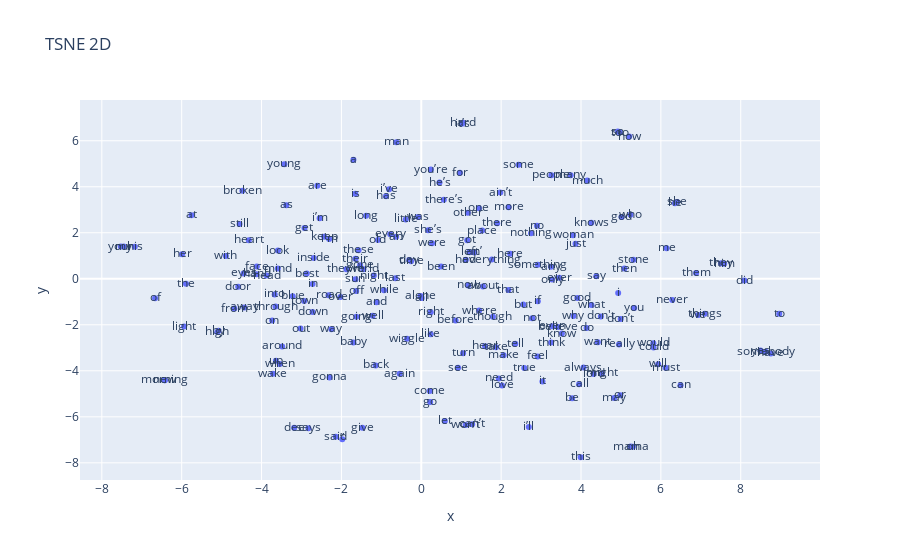

Notebook cell for this chart:
### Code cell
vecs2, labels2 = reduce_dimensions(w2v_model, num_dimensions=2, max_words=200)
fig2 = px.scatter(x=vecs2[:, 0], y=vecs2[:, 1], text=labels2, title="TSNE 2D")
fig2.update_traces(marker_size=6)
fig2.show()

### Figure 1 — Plotly figure (JSON) as saved in the notebook; plotly's stock layout.template omitted (floating-point values rounded to 4 significant figures; data arrays with more than 128 entries replaced by an {"elided": "..."} marker saying what was removed)
{"data": [{"hovertemplate": "x=%{x}<br>y=%{y}<br>text=%{text}<extra></extra>", "legendgroup": "", "marker": {"color": "#636efa", "size": 6, "symbol": "circle"}, "mode": "markers+text", "name": "", "orientation": "v", "showlegend": false, "text": {"elided": "200 str values"}, "type": "scatter", "x": {"elided": "200 float values"}, "xaxis": "x", "y": {"elided": "200 float values"}, "yaxis": "y"}], "layout": {"legend": {"tracegroupgap": 0}, "title": {"text": "TSNE 2D"}, "xaxis": {"anchor": "y", "domain": [0, 1], "title": {"text": "x"}}, "yaxis": {"anchor": "x", "domain": [0, 1], "title": {"text": "y"}}}}
